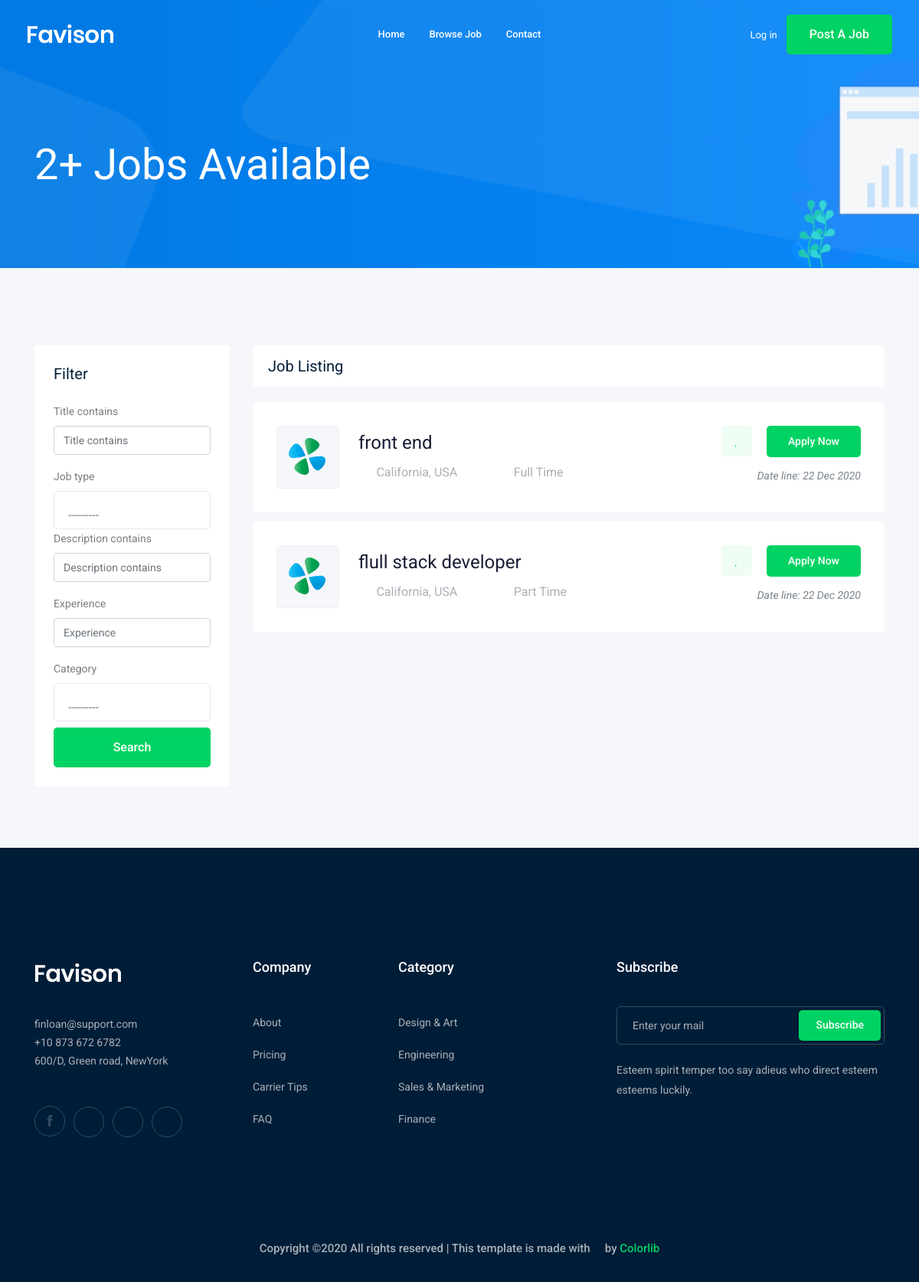
The app's page /jobs/, older data.
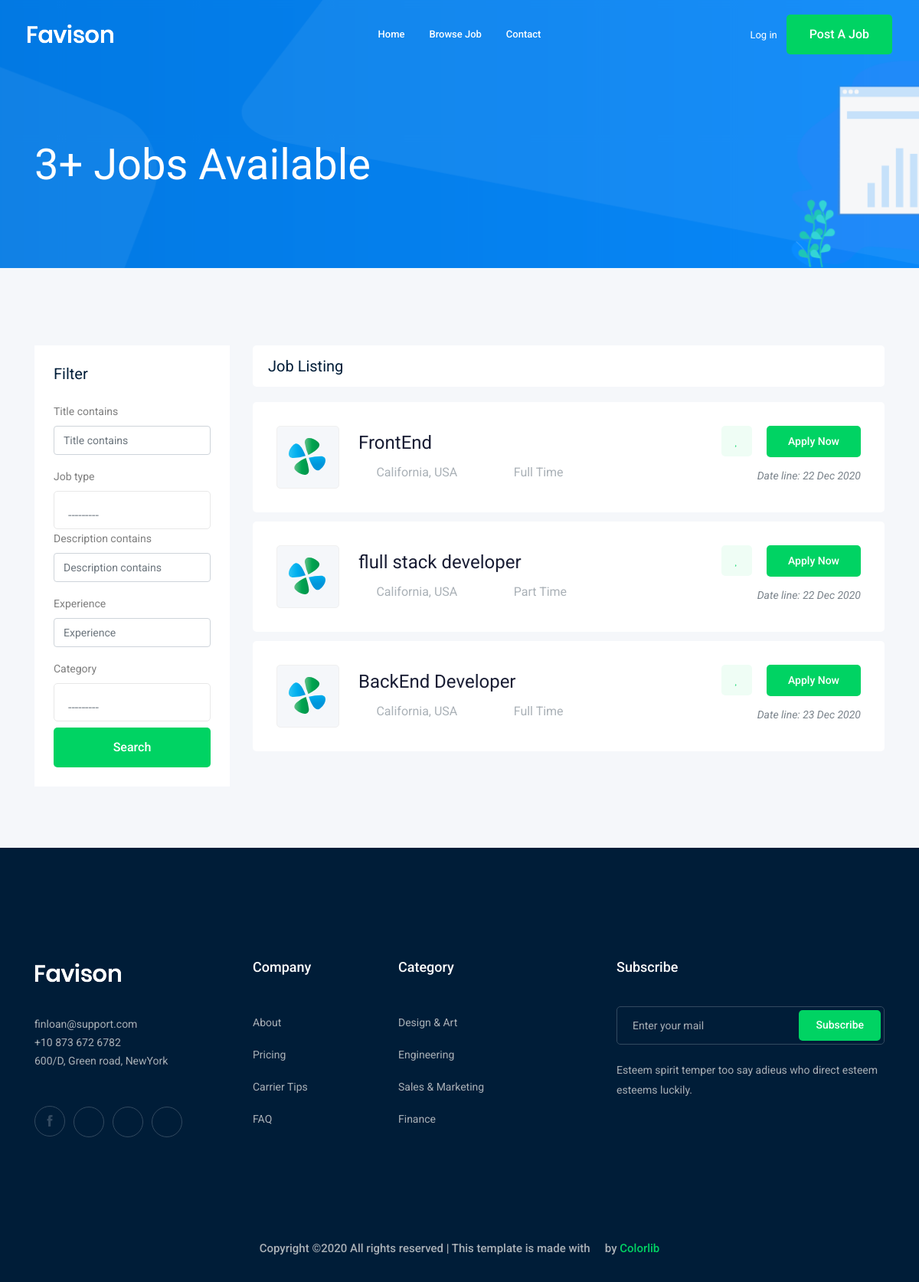
The same page, newer data.
### job/models.py (models this page shows, shortened)
class Job(models.Model):  # table
    owner = models.ForeignKey(User, related_name='job_owner', on_delete=models.CASCADE)
    title = models.CharField(max_length=100)  # column
    job_type = models.CharField(max_length=15 , choices=JOB_TYPE)
    description = models.TextField(max_length=1000)
    published_at = models.DateTimeField(auto_now=True)
    Vacancy = models.IntegerField(default=1)
    salary = models.IntegerField(default=0)
    experience = models.IntegerField(default=1)
    category = models.ForeignKey('Category',on_delete=models.CASCADE)
    image = models.ImageField(upload_to=image_upload)
    slug = models.SlugField(blank=True, null=True)

### job/views.py (the view)
# urls.py: path('', views.job_list,name ='job_list'),
def job_list(request):
    job_list = Job.objects.all()
    myfilter = JobFilter(request.GET,queryset=job_list)
    job_list = myfilter.qs
    paginator = Paginator(job_list,9)
    page = request.GET.get('page',1)
    try:
        jobs = paginator.page(page)
    except PageNotAnInteger:
        jobs = paginator.page(1)
    except EmptyPage:
        jobs = paginator.page(paginator.num_pages)
    context = {
        'jobs':jobs,
        'job_list':job_list,
        'myfilter' : myfilter
    }
    return render(request,'job/job_list.html',context)

### job/models.py (called while the page is built)
    def __str__(self):
        return self.name

### job/templates/job/job_list.html (shortened to what this page needs)
{% extends "base.html" %}
{% load bootstrap4 %}
{% load static %}
{% block  content %}
    <div class="bradcam_area bradcam_bg_1">
        <div class="container">
            <div class="row">
                <div class="col-xl-12">
                    <div class="bradcam_text">
                        <h3>{{job_list.count}}+ Jobs Available</h3>
                    </div>
                </div>
            </div>
        </div>
    </div>
    <div class="job_listing_area plus_padding">
        <div class="container">
            <div class="row">
                <div class="col-lg-3">
                    <div class="job_filter white-bg">
                        <div class="form_inner white-bg">
                            <h3>Filter</h3>
                            <form method="GET">
                                {% bootstrap_form myfilter.form %}
                                <input type="submit" value="Search" class="boxed-btn3 w-100 mt-2">
                            </form>
                        </div>
                    </div>
                </div>
                <div class="col-lg-9">
                    <div class="recent_joblist_wrap">
                        <div class="recent_joblist white-bg ">
                            <div class="row align-items-center">
                                <div class="col-md-6">
                                    <h4>Job Listing</h4>
                                </div>
                            </div>
                        </div>
                    </div>
                    <div class="job_lists m-0">
                        <div class="row">
                            {% for job  in jobs %}
                                <div class="col-lg-12 col-md-12">
                                    <div class="single_jobs white-bg d-flex justify-content-between">
                                        <div class="jobs_left d-flex align-items-center">
                                            <div class="thumb">
                                                <img src="{% static 'img/svg_icon/1.svg'%}" alt="">
                                            </div>
                                            <div class="jobs_conetent">
                                                <a href="{% url 'jobs:job_detail' job.slug %}"><h4>{{job.title}}</h4></a>
                                                <div class="links_locat d-flex align-items-center">
                                                    <div class="location">
                                                        <p> <i class="fa fa-map-marker"></i> California, USA</p>
                                                    </div>
                                                    <div class="location">
                                                        <p> <i class="fa fa-clock-o"></i> {{job.job_type}}</p>
                                                    </div>
                                                </div>
                                            </div>
                                        </div>
                                        <div class="jobs_right">
                                            <div class="apply_now">
                                                <a class="heart_mark" href="#"> <i class="fa fa-heart"></i> </a>
                                                <a href="{% url 'jobs:job_detail' job.slug %}" class="boxed-btn3">Apply Now</a>
                                            </div>
                                            <div class="date">
                                                <p>Date line: {{job.published_at|date:'d M o'}}</p>
                                            </div>
                                        </div>
                                    </div>
                                </div>
                            {% endfor %}
                        </div>
                    </div>
                </div>
            </div>
        </div>
    </div>
{% endblock  %}

Row changes from the older to the newer data that the page shows:
changed Job: title "front end" → "FrontEnd"
added Job: title "BackEnd Developer", job_type "Full Time", published_at "23 Dec 2020"
Text that changed along with them:
{{ job_list.count }}: "2" → "3"
